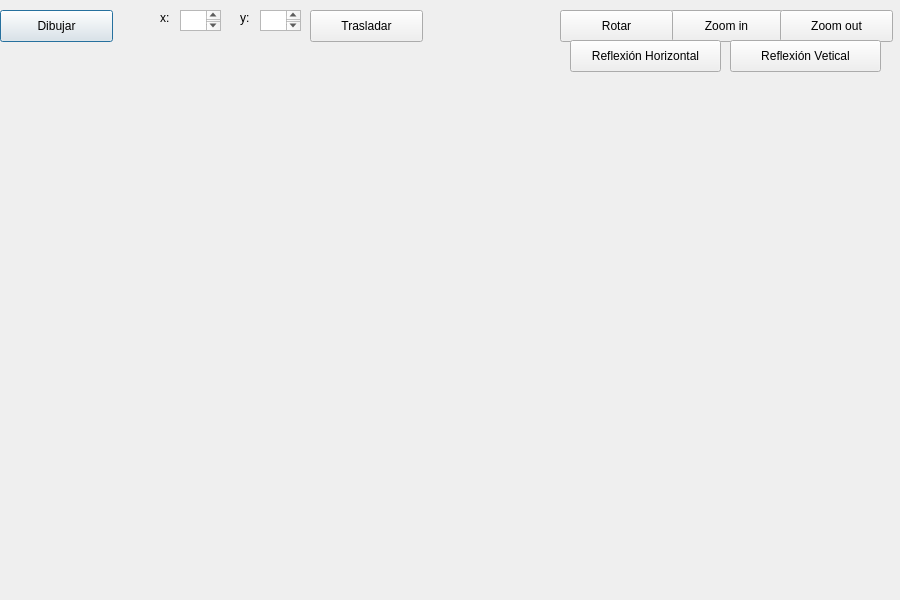
<?xml version="1.0" encoding="UTF-8"?>
<ui version="4.0">
 <class>Cubo</class>
 <widget class="QDialog" name="Cubo">
  <property name="geometry">
   <rect>
    <x>0</x>
    <y>0</y>
    <width>900</width>
    <height>600</height>
   </rect>
  </property>
  <property name="windowTitle">
   <string>Cubo</string>
  </property>
  <widget class="QPushButton" name="pushButton">
   <property name="geometry">
    <rect>
     <x>0</x>
     <y>10</y>
     <width>113</width>
     <height>32</height>
    </rect>
   </property>
   <property name="text">
    <string>Dibujar</string>
   </property>
  </widget>
  <widget class="QPushButton" name="pushButton_2">
   <property name="geometry">
    <rect>
     <x>310</x>
     <y>10</y>
     <width>113</width>
     <height>32</height>
    </rect>
   </property>
   <property name="text">
    <string>Trasladar</string>
   </property>
  </widget>
  <widget class="QTextEdit" name="boxXinicio">
   <property name="geometry">
    <rect>
     <x>180</x>
     <y>10</y>
     <width>41</width>
     <height>21</height>
    </rect>
   </property>
  </widget>
  <widget class="QLabel" name="label_4">
   <property name="geometry">
    <rect>
     <x>240</x>
     <y>10</y>
     <width>51</width>
     <height>16</height>
    </rect>
   </property>
   <property name="text">
    <string>y:</string>
   </property>
  </widget>
  <widget class="QLabel" name="label_3">
   <property name="geometry">
    <rect>
     <x>160</x>
     <y>10</y>
     <width>41</width>
     <height>16</height>
    </rect>
   </property>
   <property name="text">
    <string>x:</string>
   </property>
  </widget>
  <widget class="QTextEdit" name="boxYinicio">
   <property name="geometry">
    <rect>
     <x>260</x>
     <y>10</y>
     <width>41</width>
     <height>21</height>
    </rect>
   </property>
  </widget>
  <widget class="QPushButton" name="pushButton_5">
   <property name="geometry">
    <rect>
     <x>670</x>
     <y>10</y>
     <width>113</width>
     <height>32</height>
    </rect>
   </property>
   <property name="text">
    <string>Zoom in</string>
   </property>
  </widget>
  <widget class="QPushButton" name="pushButton_3">
   <property name="geometry">
    <rect>
     <x>560</x>
     <y>10</y>
     <width>113</width>
     <height>32</height>
    </rect>
   </property>
   <property name="text">
    <string>Rotar</string>
   </property>
  </widget>
  <widget class="QPushButton" name="pushButton_6">
   <property name="geometry">
    <rect>
     <x>570</x>
     <y>40</y>
     <width>151</width>
     <height>32</height>
    </rect>
   </property>
   <property name="text">
    <string>Reflexión Horizontal</string>
   </property>
  </widget>
  <widget class="QPushButton" name="pushButton_4">
   <property name="geometry">
    <rect>
     <x>780</x>
     <y>10</y>
     <width>113</width>
     <height>32</height>
    </rect>
   </property>
   <property name="text">
    <string>Zoom out</string>
   </property>
  </widget>
  <widget class="QPushButton" name="pushButton_7">
   <property name="geometry">
    <rect>
     <x>730</x>
     <y>40</y>
     <width>151</width>
     <height>32</height>
    </rect>
   </property>
   <property name="text">
    <string>Reflexión Vetical</string>
   </property>
  </widget>
 </widget>
 <resources/>
 <connections/>
</ui>
